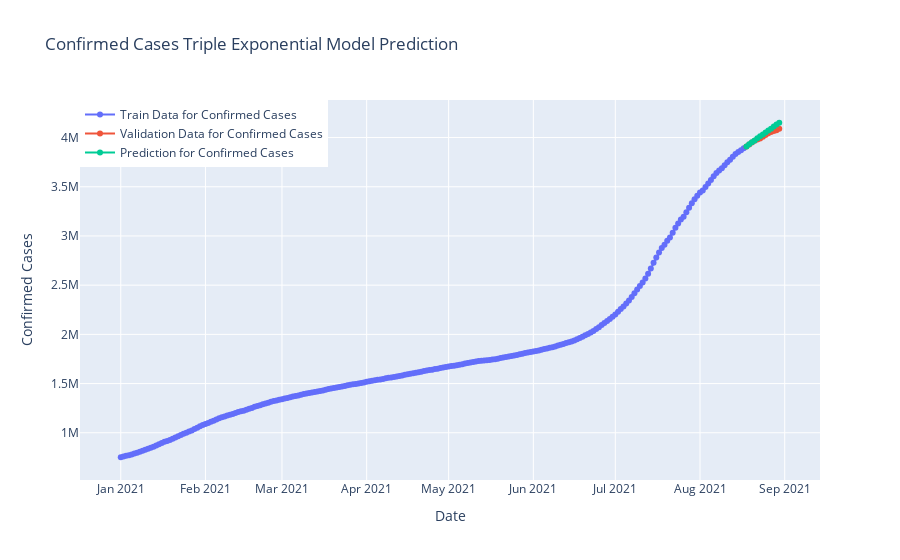

Notebook code for this chart:
### Code cell
fig=go.Figure()
fig.add_trace(go.Scatter(x=model_train.index, y=model_train.Cases,
                    mode='lines+markers',name="Train Data for Confirmed Cases"))
fig.add_trace(go.Scatter(x=valid.index, y=valid.Cases,
                    mode='lines+markers',name="Validation Data for Confirmed Cases",))
fig.add_trace(go.Scatter(x=valid.index, y=y_pred["Triple Exponential"],
                    mode='lines+markers',name="Prediction for Confirmed Cases",))
fig.update_layout(title="Confirmed Cases Triple Exponential Model Prediction",
                 xaxis_title="Date",yaxis_title="Confirmed Cases",legend=dict(x=0,y=1,traceorder="normal"))
fig.show()

### Figure 1 — Plotly figure (JSON) as saved in the notebook; plotly's stock layout.template omitted (floating-point values rounded to 4 significant figures; data arrays with more than 128 entries replaced by an {"elided": "..."} marker saying what was removed)
{"data": [{"mode": "lines+markers", "name": "Train Data for Confirmed Cases", "type": "scatter", "x": {"elided": "229 str values"}, "y": {"elided": "229 int values"}}, {"mode": "lines+markers", "name": "Validation Data for Confirmed Cases", "type": "scatter", "x": ["2021-08-18T00:00:00+00:00", "2021-08-19T00:00:00+00:00", "2021-08-20T00:00:00+00:00", "2021-08-21T00:00:00+00:00", "2021-08-22T00:00:00+00:00", "2021-08-23T00:00:00+00:00", "2021-08-24T00:00:00+00:00", "2021-08-25T00:00:00+00:00", "2021-08-26T00:00:00+00:00", "2021-08-27T00:00:00+00:00", "2021-08-28T00:00:00+00:00", "2021-08-29T00:00:00+00:00", "2021-08-30T00:00:00+00:00"], "y": [3908247, 3930300, 3950304, 3967048, 3979456, 3989060, 4008166, 4026837, 4043736, 4056354, 4066404, 4073831, 4089801]}, {"mode": "lines+markers", "name": "Prediction for Confirmed Cases", "type": "scatter", "x": ["2021-08-18T00:00:00+00:00", "2021-08-19T00:00:00+00:00", "2021-08-20T00:00:00+00:00", "2021-08-21T00:00:00+00:00", "2021-08-22T00:00:00+00:00", "2021-08-23T00:00:00+00:00", "2021-08-24T00:00:00+00:00", "2021-08-25T00:00:00+00:00", "2021-08-26T00:00:00+00:00", "2021-08-27T00:00:00+00:00", "2021-08-28T00:00:00+00:00", "2021-08-29T00:00:00+00:00", "2021-08-30T00:00:00+00:00"], "y": [3910000.0, 3932000.0, 3953000.0, 3970000.0, 3992000.0, 4013000.0, 4030000.0, 4052000.0, 4073000.0, 4090000.0, 4112000.0, 4133000.0, 4150000.0]}], "layout": {"legend": {"traceorder": "normal", "x": 0, "y": 1}, "title": {"text": "Confirmed Cases Triple Exponential Model Prediction"}, "xaxis": {"title": {"text": "Date"}}, "yaxis": {"title": {"text": "Confirmed Cases"}}}}
